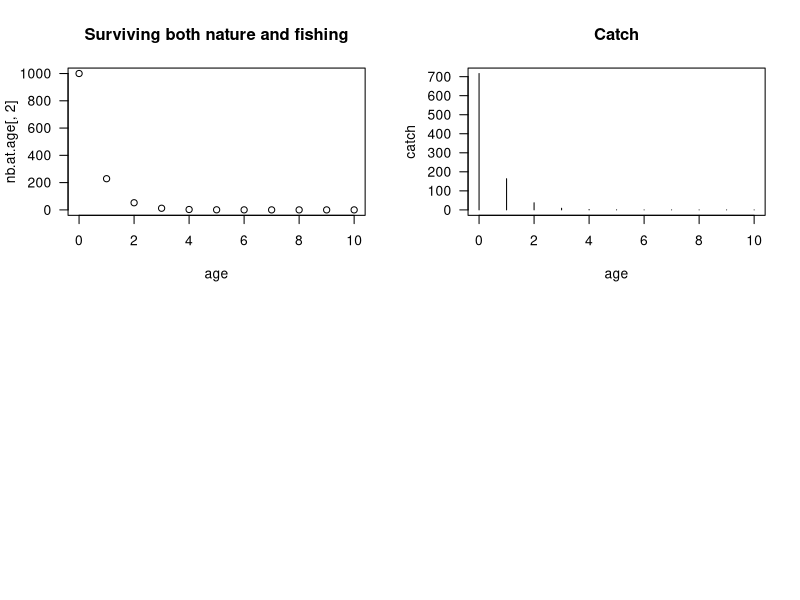

The R script that drew this image:
# CREATION DATE     13 Nov. 2008
# MODIFICATION DATE 13 Nov. 2008

# AUTHOR marco.kienzle@gmail.com

# BACKGROUND we are looking for a method to estimate M and F with data similar to the Torres Strait lobster assessment.
#            

# PURPOSE express a likelihood function to estimate cohort-specific mortality
#         using catch data (and not survey)

# METHOD 
# ASSUMPTION 

# COMMENT if you have only catches, you can't estimate both fishing and natural mortality, you will end-up with M=F but Z will be well estimated
#         BUT if you can provide the ratio of catch over total abundance (basically you have a catch time series and a absolute survey),
#             then the ratio of catch over total death (i.e. N(t+1) - N(t)) is equal to F/Z

# Suppose age varies between 0 and 10
age = seq(0,10)

# Suppose you have a 60% (M+F = 0.51) chance survival from both fishing (F=0.405) and natural mortality (M=0.105)
M <- 0.105
F <- runif(1, min = 0.1, max = 3)
print(paste("Simulated F is", round(F,3)))

nb.at.age = cbind(age, 1000 * exp(-(M+ F)) ^ age) # this correspond to what you would see
                                         # with an exhaustive survey
# Calculate the total number of individual dying at age
total.death = 1000 * (exp(-(M+F) * age) - exp(-(M+F) * (age+1)))

# According to stock assessment books, catch = F / Z
catch = F/(M+F) * total.death

# Plot the data
par(mfrow=c(2,2))
plot(age, nb.at.age[,2], main = "Surviving both nature and fishing", las = 1)
plot(age, catch, main = "Catch", type = "h", las=1)


# Maximum likelihood function to estimate F
llfunc = function(F){ # a function of only 1 parameter (F)

  # Fishing mortality is the parameter to estimate

  # Following Quinn and Deriso's equation (1.23)
  # Natural mortality relates to F and the total number of individual dying from 1 year to the next
  # and catch during the same year (here catch[1])
  # C = F/Z * nb.dying
  
  # Here we assume we have a survey that provides us with
  # the total number of individual that died within an interval
  nb.dying = nb.at.age[1,2] - nb.at.age[2,2]

  # Their ratio is
  r = catch[1]/nb.dying

  # So natural mortality
  M = F * (1- r ) / r

  # And total mortality
  Z = M+F

  # Calculating the probability of surviving until certain age
  prob1 = (1 - exp(-Z * age))
  prob2 = (1 - exp(-Z * (age+1)))

  # Finally the likelihood
  P = prob2-prob1
  -sum( catch  * log( P / sum(P) ))
  
} # End of function

# Estimate cohort-specific mortality rates

result <- optim(par = c(0.1), fn = llfunc, method = c("L-BFGS-B"),
      lower = c(1e-2), upper = c(3), hessian = TRUE)
print(paste("Estimated F is", round(result$par,3)))
